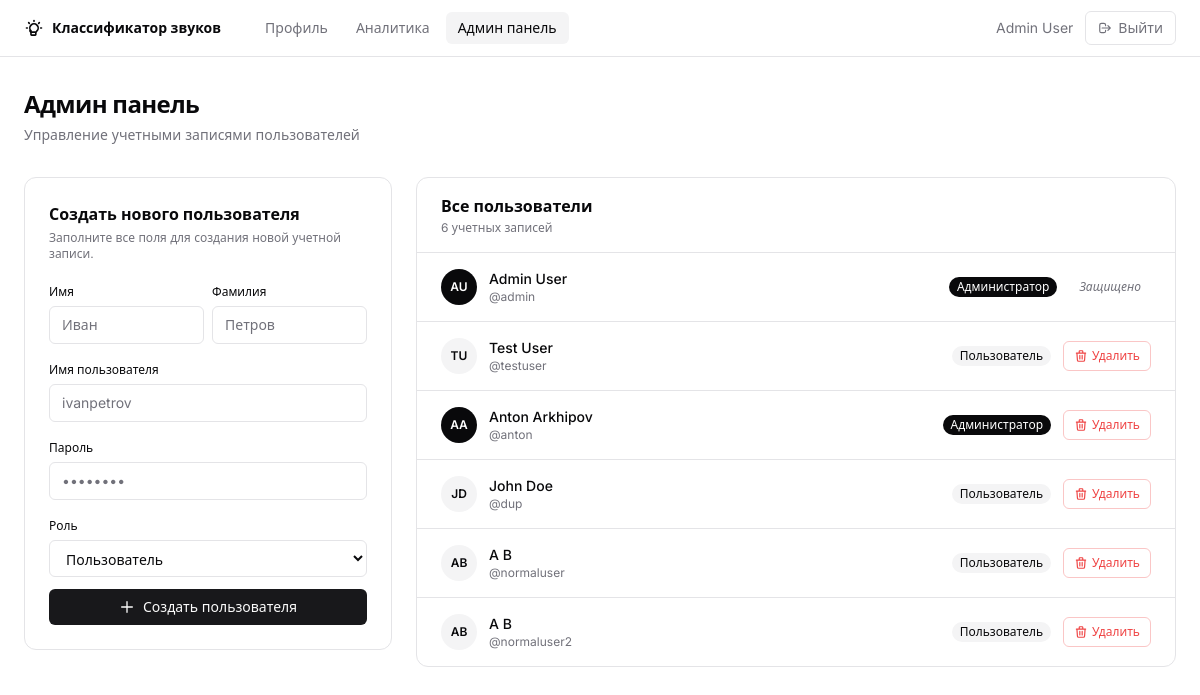
Page /admin (signed in) on the earlier database version.
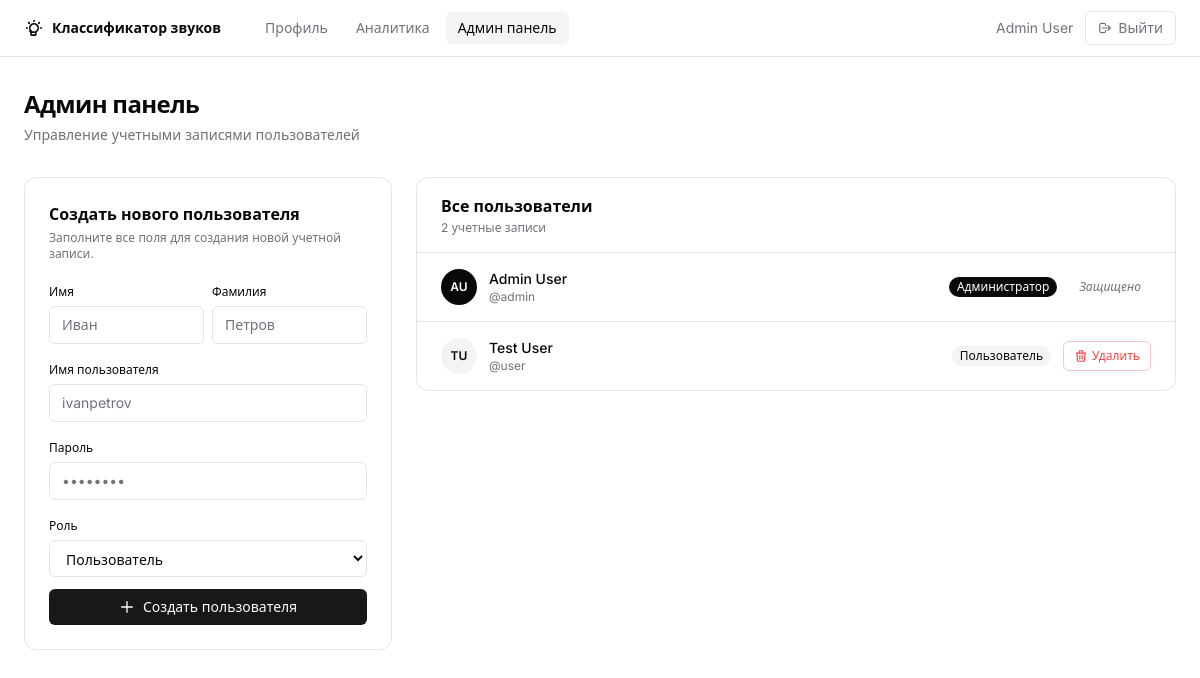
Same page on the later database version.
### app/models.py (models this page shows, shortened)
class User(db.Model, UserMixin):
    id = db.Column(db.Integer, primary_key=True)
    username = db.Column(db.String(80), unique=True, nullable=False)
    password_hash = db.Column(db.String(120), nullable=False)
    first_name = db.Column(db.String(80), nullable=False)
    last_name = db.Column(db.String(80), nullable=False)
    role = db.Column(db.String(20), nullable=False, default='user')

### app/routes.py (the view)
@bp.route('/admin')
@login_required
def admin():
    if current_user.role != 'admin':
        flash('Access denied')
        return redirect(url_for('routes.profile'))
    users = User.query.all()
    return render_template('admin.html', users=users)

### app/models.py (called while the page is built)
@login_manager.user_loader
def load_user(user_id):
    return User.query.get(int(user_id))

### templates/admin.html (shortened to what this page needs)
{% extends "base.html" %}
{% block content %}
<div class="space-y-8">
  <div>
    <h1 class="text-2xl font-semibold tracking-tight">Админ панель</h1>
    <p class="text-sm text-muted-foreground mt-1">Управление учетными записями пользователей</p>
  </div>
  <div class="grid grid-cols-1 lg:grid-cols-3 gap-6">
    <div class="lg:col-span-1">
      <div class="bg-card border border-border rounded-xl p-6">
        <h2 class="font-semibold text-base mb-1">Создать нового пользователя</h2>
        <p class="text-xs text-muted-foreground mb-4">Заполните все поля для создания новой учетной записи.</p>
        <form method="POST" action="{{ url_for('routes.create_user') }}" class="space-y-3">
          <div class="grid grid-cols-2 gap-2">
            <div class="space-y-1">
              <label class="text-xs font-medium">Имя</label>
              <input name="first_name" type="text" required placeholder="Иван"
                class="flex w-full rounded-md border border-input bg-background px-3 py-2 text-sm placeholder:text-muted-foreground focus-visible:outline-none focus-visible:ring-2 focus-visible:ring-ring focus-visible:ring-offset-1 transition-shadow" />
            </div>
            <div class="space-y-1">
              <label class="text-xs font-medium">Фамилия</label>
              <input name="last_name" type="text" required placeholder="Петров"
                class="flex w-full rounded-md border border-input bg-background px-3 py-2 text-sm placeholder:text-muted-foreground focus-visible:outline-none focus-visible:ring-2 focus-visible:ring-ring focus-visible:ring-offset-1 transition-shadow" />
            </div>
          </div>
          <div class="space-y-1">
            <label class="text-xs font-medium">Имя пользователя</label>
            <input name="username" type="text" required placeholder="ivanpetrov"
              class="flex w-full rounded-md border border-input bg-background px-3 py-2 text-sm placeholder:text-muted-foreground focus-visible:outline-none focus-visible:ring-2 focus-visible:ring-ring focus-visible:ring-offset-1 transition-shadow" />
          </div>
          <div class="space-y-1">
            <label class="text-xs font-medium">Пароль</label>
            <input name="password" type="password" required placeholder="••••••••"
              class="flex w-full rounded-md border border-input bg-background px-3 py-2 text-sm placeholder:text-muted-foreground focus-visible:outline-none focus-visible:ring-2 focus-visible:ring-ring focus-visible:ring-offset-1 transition-shadow" />
          </div>
          <div class="space-y-1">
            <label class="text-xs font-medium">Роль</label>
            <select name="role"
              class="flex w-full rounded-md border border-input bg-background px-3 py-2 text-sm text-foreground focus-visible:outline-none focus-visible:ring-2 focus-visible:ring-ring focus-visible:ring-offset-1 transition-shadow">
              <option value="user">Пользователь</option>
            </select>
          </div>
          <button type="submit"
            class="inline-flex items-center justify-center gap-2 w-full rounded-md bg-primary text-primary-foreground px-4 py-2 text-sm font-medium hover:bg-primary/90 transition-colors mt-1">
            <svg class="w-4 h-4" fill="none" stroke="currentColor" viewBox="0 0 24 24">
              <path stroke-linecap="round" stroke-linejoin="round" stroke-width="2" d="M12 4v16m8-8H4"/>
            </svg>
            Создать пользователя
          </button>
        </form>
      </div>
    </div>
    <div class="lg:col-span-2">
      <div class="bg-card border border-border rounded-xl">
        <div class="px-6 py-4 border-b border-border flex items-center justify-between">
          <div>
            <h2 class="font-semibold text-base">Все пользователи</h2>
            <p class="text-xs text-muted-foreground mt-0.5">{{ users | length }} {{ 'учетная запись' if users | length == 1 else 'учетные записи' if users | length < 5 else 'учетных записей' }}</p>
          </div>
        </div>
        <div class="divide-y divide-border">
          {% for u in users %}
          <div class="px-6 py-4 flex items-center justify-between gap-4">
            <div class="flex items-center gap-3 min-w-0">
              <div class="w-9 h-9 rounded-full flex items-center justify-center text-xs font-semibold shrink-0 {% if u.role == 'admin' %}bg-foreground text-background{% else %}bg-secondary text-foreground{% endif %}">
                {{ u.first_name[0] }}{{ u.last_name[0] }}
              </div>
              <div class="min-w-0">
                <p class="text-sm font-medium">{{ u.first_name }} {{ u.last_name }}</p>
                <p class="text-xs text-muted-foreground">@{{ u.username }}</p>
              </div>
            </div>
            <div class="flex items-center gap-3 shrink-0">
              <span class="inline-flex items-center rounded-full px-2 py-0.5 text-xs font-medium
                {% if u.role == 'admin' %}bg-foreground text-background{% else %}bg-secondary text-foreground{% endif %}">
                {{ 'Администратор' if u.role == 'admin' else 'Пользователь' }}
              </span>
              {% if u.username != 'admin' %}
              <form method="POST" action="{{ url_for('routes.delete_user', user_id=u.id) }}"
                    onsubmit="return confirm('Удалить {{ u.first_name }} {{ u.last_name }}?')">
                <button type="submit"
                  class="inline-flex items-center gap-1 px-2.5 py-1.5 rounded-md border border-destructive/30 text-destructive text-xs font-medium hover:bg-destructive hover:text-destructive-foreground transition-colors">
                  <svg class="w-3.5 h-3.5" fill="none" stroke="currentColor" viewBox="0 0 24 24">
                    <path stroke-linecap="round" stroke-linejoin="round" stroke-width="2" d="M19 7l-.867 12.142A2 2 0 0116.138 21H7.862a2 2 0 01-1.995-1.858L5 7m5 4v6m4-6v6m1-10V4a1 1 0 00-1-1h-4a1 1 0 00-1 1v3M4 7h16"/>
                  </svg>
                  Удалить
                </button>
              </form>
              {% else %}
              <span class="text-xs text-muted-foreground italic px-2.5">Защищено</span>
              {% endif %}
            </div>
          </div>
          {% endfor %}
        </div>
      </div>
    </div>
  </div>
</div>
{% endblock %}

### templates/base.html (shortened to what this page needs)
<!DOCTYPE html>
<html lang="ru" class="h-full">
<head>
  <script src="https://cdn.tailwindcss.com"></script>
</head>
<body class="bg-background text-foreground min-h-full antialiased">
  {% if current_user.is_authenticated %}
  <header class="sticky top-0 z-50 w-full border-b border-border bg-background/95 backdrop-blur">
    <div class="max-w-screen-xl mx-auto flex h-14 items-center px-6">
      <a href="{{ url_for('routes.profile') }}" class="flex items-center gap-2 font-semibold text-sm mr-8">
        Классификатор звуков
      </a>
      <nav class="flex items-center gap-1 flex-1">
        <a href="{{ url_for('routes.profile') }}"
           class="px-3 py-1.5 rounded-md text-sm font-medium transition-colors {% if request.endpoint == 'routes.profile' %}bg-secondary text-foreground{% else %}text-muted-foreground hover:text-foreground hover:bg-secondary{% endif %}">
          Профиль
        </a>
        <a href="{{ url_for('routes.analytics') }}"
           class="px-3 py-1.5 rounded-md text-sm font-medium transition-colors {% if request.endpoint == 'routes.analytics' %}bg-secondary text-foreground{% else %}text-muted-foreground hover:text-foreground hover:bg-secondary{% endif %}">
          Аналитика
        </a>
        {% if current_user.role == 'admin' %}
        <a href="{{ url_for('routes.admin') }}"
           class="px-3 py-1.5 rounded-md text-sm font-medium transition-colors {% if request.endpoint == 'routes.admin' %}bg-secondary text-foreground{% else %}text-muted-foreground hover:text-foreground hover:bg-secondary{% endif %}">
          Админ панель
        </a>
        {% endif %}
      </nav>
      <div class="flex items-center gap-3">
        <span class="text-sm text-muted-foreground">{{ current_user.first_name }} {{ current_user.last_name }}</span>
        <a href="{{ url_for('routes.logout') }}"
           class="inline-flex items-center gap-1.5 px-3 py-1.5 rounded-md border border-border text-sm font-medium text-muted-foreground hover:text-foreground hover:bg-secondary transition-colors">
          <svg class="w-3.5 h-3.5" fill="none" stroke="currentColor" viewBox="0 0 24 24">
            <path stroke-linecap="round" stroke-linejoin="round" stroke-width="2" d="M17 16l4-4m0 0l-4-4m4 4H7m6 4v1a3 3 0 01-3 3H6a3 3 0 01-3-3V7a3 3 0 013-3h4a3 3 0 013 3v1"/>
          </svg>
          Выйти
        </a>
      </div>
    </div>
  </header>
  {% endif %}
  <main class="max-w-screen-xl mx-auto px-6 py-8">
    {% block content %}{% endblock %}
  </main>
</body>
</html>

### templates/base.html (style rules this page uses)
* { box-sizing: border-box; }
body { font-family: 'Inter', system-ui, sans-serif; }

Differences in the rows shown:
removed User: first_name "A", last_name "A", first_name "Anton", last_name "Arkhipov", username "anton", role "Администратор"
removed User: first_name "J", last_name "D", first_name "John", last_name "Doe", username "dup", role "Пользователь"
removed User: first_name "A", last_name "B", username "normaluser", role "Пользователь"
removed User: first_name "A", last_name "B", username "normaluser2", role "Пользователь"
changed User "Test": username "testuser" → "user"
Other differences:
{{ users | length }}: "6" → "2"
text no longer shown: "учетных записей"
text now shown: "учетные записи"
